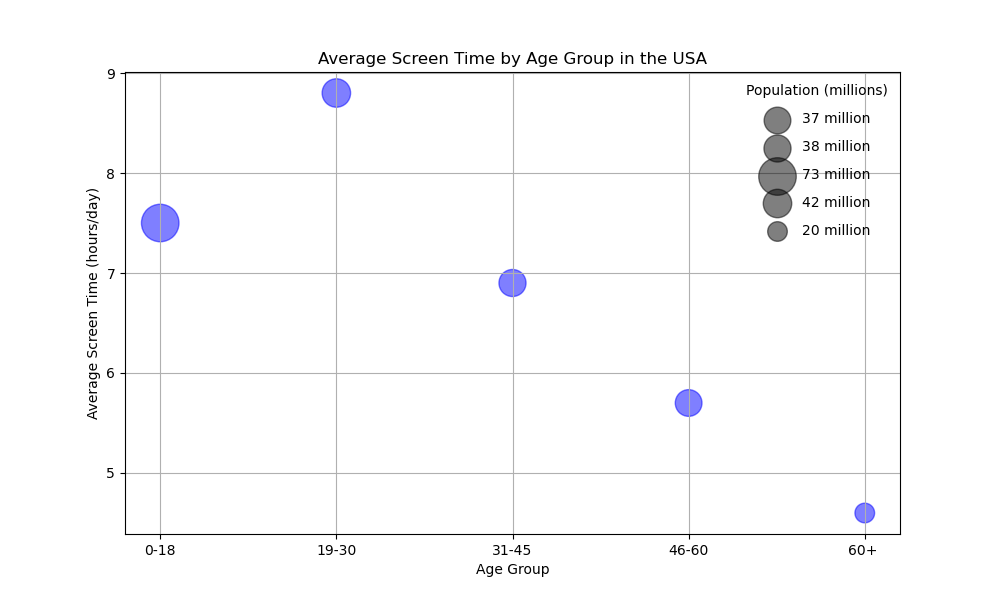

Source code (Python):

import matplotlib.pyplot as plt

# Given data
data = [
    {'Age Group': '0-18', 'Average Screen Time (hours/day)': 7.5, 'Population (millions)': 73, 'Country': 'USA'},
    {'Age Group': '19-30', 'Average Screen Time (hours/day)': 8.8, 'Population (millions)': 42, 'Country': 'USA'},
    {'Age Group': '31-45', 'Average Screen Time (hours/day)': 6.9, 'Population (millions)': 38, 'Country': 'USA'},
    {'Age Group': '46-60', 'Average Screen Time (hours/day)': 5.7, 'Population (millions)': 37, 'Country': 'USA'},
    {'Age Group': '60+ ', 'Average Screen Time (hours/day)': 4.6, 'Population (millions)': 20, 'Country': 'USA'}
]

# Extracting age groups and corresponding screen times, populations and country codes for color coding
age_groups = [entry['Age Group'] for entry in data]
screen_times = [entry['Average Screen Time (hours/day)'] for entry in data]
populations = [entry['Population (millions)'] for entry in data]
countries = [entry['Country'] for entry in data]

# Colors: Here we just assign 'blue' to all entries since we only have one country - USA
colors = ['blue' for country in countries]

# Bubble size: A list comprehension that multiplies each population value by a factor to scale the bubble sizes
sizes = [population * 10 for population in populations]  # You can adjust the factor for better visualization

# Create a bubble chart
plt.figure(figsize=(10, 6))
bubble = plt.scatter(age_groups, screen_times, s=sizes, c=colors, alpha=0.5)

# Adding titles and labels
plt.title('Average Screen Time by Age Group in the USA')
plt.xlabel('Age Group')
plt.ylabel('Average Screen Time (hours/day)')

# Add a grid for better readability
plt.grid(True)

# Show the bubble sizes with a legend
for population in set(populations):
    plt.scatter([], [], c='k', alpha=0.5, s=population * 10,
                label=str(population) + ' million')

plt.legend(scatterpoints=1, frameon=False, labelspacing=1, title='Population (millions)')

# Show the bubble chart
plt.show()
